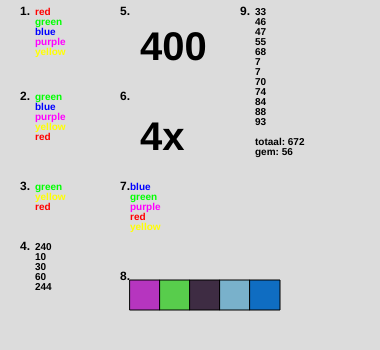
Frame 1 (no input)
Frame 60 (no input): identical to frame 1, image omitted
Frame 120 (the mouse pressed at the canvas centre since frame 60): identical to frame 1, image omitted

The p5.js sketch that drew this single still picture (run headless with seeded random() and noise() and a simulated clock; from frame 60 on, the mouse is pressed at the canvas centre):

// p5.js sketch
// ── sketch.js
let colours;
let nums;
let arr1;
let arr2;
let word;
let letters;
let amountE;
let randCLRS;
let randNMBS;
let comb;
let avg;

function setup() {
  colours = [color(255,0,0),color(0,255,0),color(0,0,255),color(255,0,255),color(255,255,0)];
  coloursARR = ["red", "green", "blue", "purple", "yellow"];
  randCLRS = [color(round(random(255)),round(random(255)),round(random(255))),color(round(random(255)),round(random(255)),round(random(255))),color(round(random(255)),round(random(255)),round(random(255))),color(round(random(255)),round(random(255)),round(random(255))),color(round(random(255)),round(random(255)),round(random(255)))];
  randNMBS = [round(random(100)),round(random(100)),round(random(100)),round(random(100)),round(random(100)),round(random(100)),round(random(100)),round(random(100)),round(random(100)),round(random(100)),round(random(100)),round(random(100))]
  nums = [400, 240, 10, 490, 30, 60, 244, 500, 301, 300];
  arr1 = [3, 55, 93, 20, 102, 6];
  arr2 = [14, 22, 80, 5];
  createCanvas(380, 350);
  word = "Overheidsfinancieringstekort";
  letters = word.split("");
  amountE = 0;
  for (let i = 0; i < letters.length; i++) {
    if (letters[i] == "e") {
      amountE++;
    }
  }
  comb = randNMBS.reduce(getSum);
  avg = round((comb / 12));
}

function draw() {
  background(220);

  fill(0);
  textSize(12);
  textStyle(BOLD);
  text("1.",20,15);
  text("2.",20,100);
  text("3.",20,190);
  text("4.",20,250);
  text("5.",120,15);
  text("6.",120,100);
  text("7.",120,190);
  text("8.",120,280);
  text("9.",240,15);

  textSize(10);
  fill(colours[0]);
  text("red",35,15);
  fill(colours[1]);
  text("green",35,25);
  fill(colours[2]);
  text("blue",35,35);
  fill(colours[3]);
  text("purple",35,45);
  fill(colours[4]);
  text("yellow",35,55);

  fill(colours[1]);
  text("green",35,100);
  fill(colours[2]);
  text("blue",35,110);
  fill(colours[3]);
  text("purple",35,120);
  fill(colours[4]);
  text("yellow",35,130);
  fill(colours[0]);
  text("red",35,140);

  fill(colours[1]);
  text("green",35,190);
  fill(colours[4]);
  text("yellow",35,200);
  fill(colours[0]);
  text("red",35,210);

  fill(0);
  let hog = 0;
  for (let i = 0; i < 10; i++) {
    if (nums[i] < 300) {
      text(nums[i],35,250+hog);
      hog += 10;
    }
  }

  let tot = 0;
  for (let i = 0; i < 6; i++) {
    tot += arr1[i]
  }
  for (let i = 0; i < 4; i++) {
    tot += arr2[i]
  }
  textSize(tot/10);
  text(tot,140,60);
  textSize(10);

  textSize(tot/10);
  text(amountE+"x",140,150);
  textSize(10);

  coloursARR.sort();
  for (let i = 0; i < 10; i++) {
    if (coloursARR[i] == "red") {
      fill(255,0,0);
    } else if (coloursARR[i] == "green") {
      fill(0,255,0);
    } else if (coloursARR[i] == "blue") {
      fill(0,0,255);
    } else if (coloursARR[i] == "purple") {
      fill(255,0,255);
    } else if (coloursARR[i] == "yellow") {
      fill(255,255,0);
    }
    text(coloursARR[i],130,190+i*10);
  }
  for (let i = 0; i < 5; i++) {
    fill(randCLRS[i]);
    square(130+i*30,280,30)
  }
  fill(0);
  textSize(10);
  textStyle(BOLD);
  randNMBS.sort();
  for (let i = 0; i < 12; i++) {
    text(randNMBS[i],255,15+i*10);
    if (i == 11) { // bolden voorkomen
    text("totaal: "+comb,255,145);
    text("gem: "+avg,255,155);
    }
  }
}

function getSum(total,num) {
    return total + num;
}
